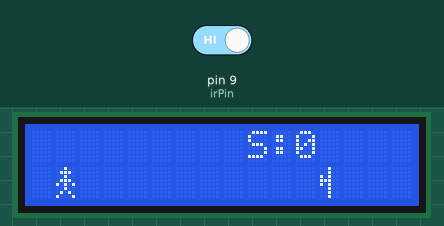
Recording of a sketch running on a simulated Arduino Uno, built with avr-gcc and run on an emulated ATmega328P. Shown: 16×2 character LCD. Inputs (shaded band) come from the test bench; at power-on: pin 9 (irPin) HIGH.

Above: at 3.2 s.
3.3 s: pin 9 (irPin) driven LOW
At 3.5 s:
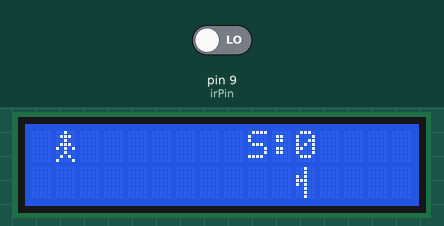
5.7 s: pin 9 (irPin) driven HIGH
At 7.6 s:
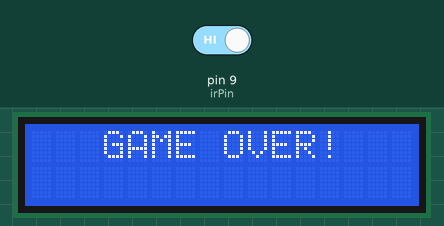
11.7 s: pin 9 (irPin) driven LOW
At 12.65 s:
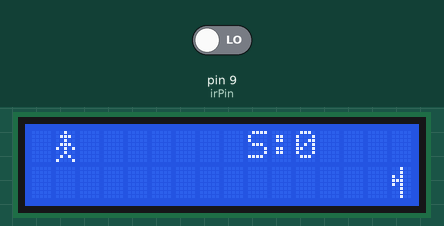
Timing chart, 0 to 14.7 s (numbered marks = the images above; inputs shaded):
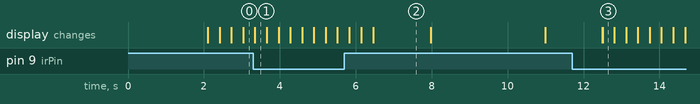

The sketch:

jumping_game_using_arduinouno.ino
```cpp
#include <LCD_I2C.h>

LCD_I2C lcd(0x27, 16, 2);

const int irPin = 9;

// Obstacle position
int obstaclePos = 15;

// Score
int score = 0;

// Human character
byte human[8] = {
  B00100,
  B01110,
  B00100,
  B01110,
  B10101,
  B00100,
  B01010,
  B10001
};

// Obstacle character
byte obstacle[8] = {
  B00100,
  B00100,
  B10100,
  B11100,
  B10100,
  B00100,
  B00100,
  B00100
};

void setup()
{
  pinMode(irPin, INPUT);

  lcd.begin();
  lcd.backlight();

  lcd.createChar(0, human);
  lcd.createChar(1, obstacle);

  // Starting message
  lcd.setCursor(2, 0);
  lcd.print("JUMPING GAME");

  delay(2000);
  lcd.clear();
}

void loop()
{
  int sensorState = digitalRead(irPin);

  // Clear LCD
  lcd.clear();

  // --------------------------------
  // DISPLAY SCORE
  // --------------------------------

  lcd.setCursor(9, 0);
  lcd.print("S:");
  lcd.print(score);

  // --------------------------------
  // HUMAN
  // --------------------------------

  if (sensorState == LOW)
  {
    // IR detects obstacle
    // Human jumps
    lcd.setCursor(1, 0);
    lcd.write(byte(0));
  }
  else
  {
    // No obstacle detected
    // Human stays on ground
    lcd.setCursor(1, 1);
    lcd.write(byte(0));
  }

  // --------------------------------
  // OBSTACLE
  // --------------------------------

  lcd.setCursor(obstaclePos, 1);
  lcd.write(byte(1));

  // --------------------------------
  // COLLISION DETECTION
  // --------------------------------

  // Human is at position 1.
  // If obstacle reaches position 1
  // while human is on ground, GAME OVER.

  if (obstaclePos == 1 && sensorState == HIGH)
  {
    gameOver();
    return;
  }

  // --------------------------------
  // MOVE OBSTACLE
  // --------------------------------

  obstaclePos--;

  // --------------------------------
  // SUCCESSFUL JUMP
  // --------------------------------

  if (obstaclePos < 0)
  {
    score++;

    obstaclePos = 15;
  }

  delay(300);
}


// =================================
// GAME OVER FUNCTION
// =================================

void gameOver()
{
  lcd.clear();

  lcd.setCursor(3, 0);
  lcd.print("GAME OVER!");

  delay(1500);

  lcd.clear();

  lcd.setCursor(2, 0);
  lcd.print("TOTAL SCORE");

  lcd.setCursor(6, 1);
  lcd.print(score);

  delay(3000);

  // Restart game
  score = 0;
  obstaclePos = 15;

  lcd.clear();

  lcd.setCursor(2, 0);
  lcd.print("NEW GAME");

  delay(1500);

  lcd.clear();
}
```

Measured:
- after the input at 3.3 s, the display: changes after 0.05 s (image 1)
- after the input at 5.7 s, the display: first changes after 0.13 s (image 2 shows a later state)
- after the input at 11.7 s, the display: first differs from a run without the input after 0.80 s (image 3)
- what the display in image 2 shows lasts 1.5 s, from 6.5 s to 8.0 s
